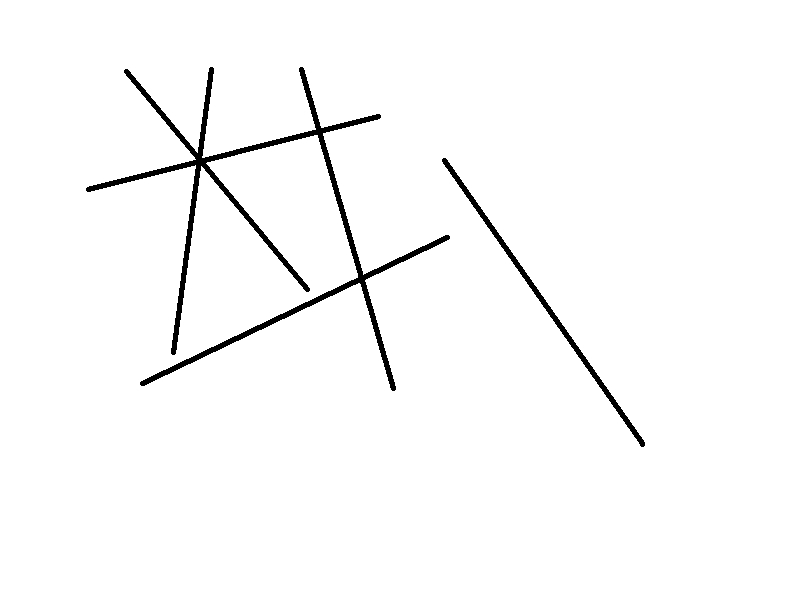
%> input picture hough transform /line1.jpg, 800 x 600 px
$ octave test.m   (GNU Octave 9; MATLAB toolbox functions it lacks are replaced by stand-ins)
%> lines starting %> are read from the running program, lines starting %| are printed output that depends on the picture; in (x1, y1, x2, y2) boxes, pixels count from 0 and x2, y2 are one past the last pixel; in counts of white or black regions, pixels touching at a corner belong together; the program's own positions count from 1
### hough transform /EdgeThresholding.m
function [image,Sobel_mag,binary_data] = EdgeThresholding(file)
%> called with file = 'line1.jpg'
%sobel filter
Sobel_filter1 = [-1,0,1;-2,0,2;-1,0,1];
Sobel_filter2 = [1,2,1;0,0,0;-1,-2,-1];
%read a image
image = imread(file);
%> image is the input picture: size 600x800x3 uint8; min 0, max 255, mean 249.7
image = rgb2gray(image);
%> image: size 600x800 uint8
imagedouble = double(image);
Sobel_delta1 = conv2(imagedouble,Sobel_filter1,'same');
Sobel_delta2 = conv2(imagedouble,Sobel_filter2,'same');
Sobel_mag1 = (Sobel_delta1.^2 + Sobel_delta2.^2).^0.5;
Sobel_dir = atan2(Sobel_delta2,Sobel_delta1);
Sobel_mag = uint8(Sobel_mag1);
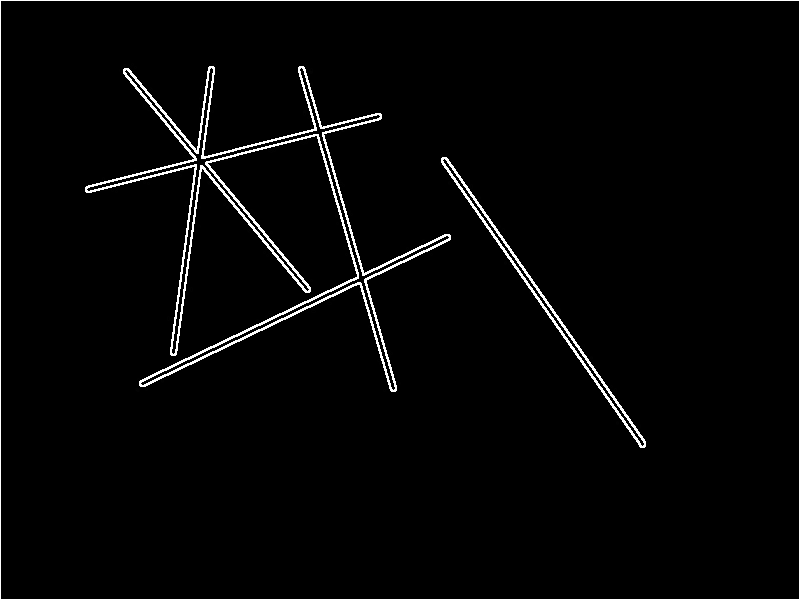
%> Sobel_mag: size 600x800 uint8; min 0, max 255, mean 6.6
%thresholding
level = graythresh(Sobel_mag);
%> level = 0.506
So_t1 =  im2bw(Sobel_mag,level-0.15);
%> So_t1: size 600x800 logical; 2.6% white in thin lines or dots
binary_data = So_t1;
binary_data(1,:) = 0;
binary_data(end,:) = 0;
binary_data(:,1) = 0;
binary_data(:,end) = 0;
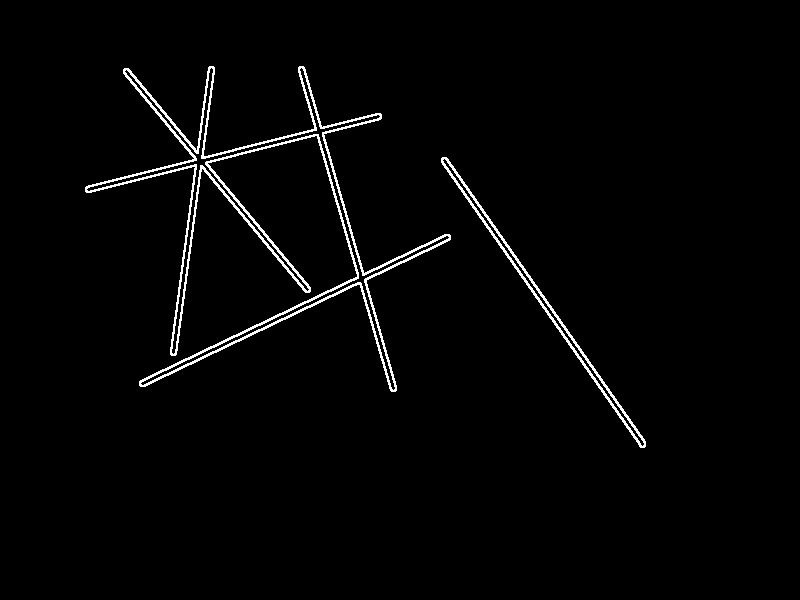
%> binary_data: size 600x800 logical; 2% white in thin lines or dots, all inside (x1, y1, x2, y2) = (85, 66, 646, 448)

### hough transform /thinning1.m
function a =thinning1(a)
%thinning a edge
%getsize of a
[x,y] = size(a);
%> x = 600; y = 800
changed = 1;%set the chaged to 1
while changed
 changed = 0;
 flag = zeros(x,y);%set the mark matrix
 for i = 2:1:x-1
        for j = 2:1:y-1
        %if a(i,j) is 1,then proceed
        if (a(i,j) ==1)
            nei = nei_pos(a,i,j);
            nonzeronei = sum_nei(nei);%non-zero number around i,j
            transit = tran(nei);      %transit number
            %if satsify, then mark it as 1,delete it
            if ~((nonzeronei == 0) || (nonzeronei == 1) || (nonzeronei == 7) || (nonzeronei == 8) || (transit >=2))
                flag(i,j) = 1;
            end
        end
        end
 end
    a(flag > 0) = 0;
    %Check if anything has changed
    if sum(flag(:)) > 0;changed = 1;end
end
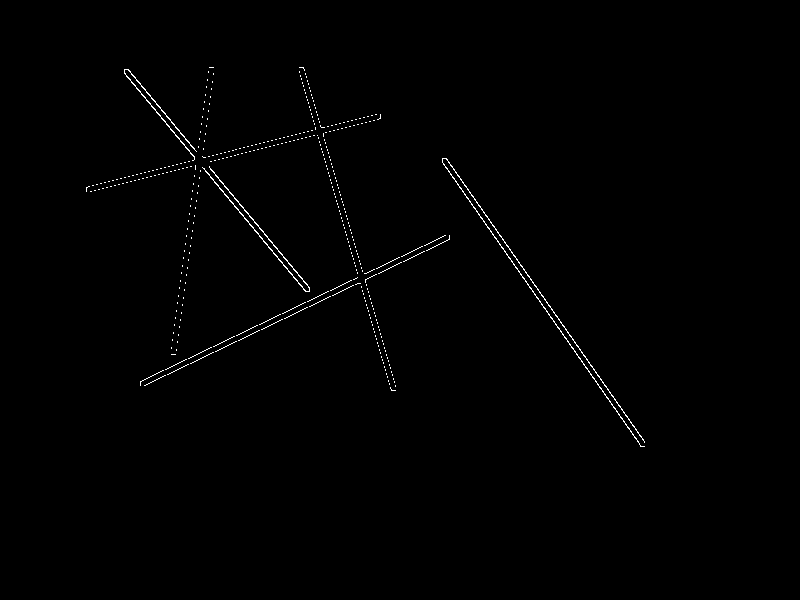
%> a: size 600x800 logical; 0.6% white in thin lines or dots, all inside (x1, y1, x2, y2) = (86, 67, 645, 447)
%> flag: size 600x800 double; every value is 0
%> after the loop, nei = [1 0 0 0 0 0 0 1 0]; nonzeronei = 1; transit = 1
% get i,j's neighbor
% [11 lines left out: function nei_pos, not called in this run]

%get the 8-connection sum
function temp = sum_nei(nei)
temp =   sum(nei(2:end));

%get the transit num
% [9 lines left out: function tran, not called in this run]


### hough transform /remove_dup_line.m
% these function can remove parallel lines, so i just want to draw one line
% for each pair of the parallel lines
function para = remove_dup_line(para)
i = 1;
while i < length(para)
para = remove_dup(para(i,:),para);
i = i+1;
end

function para = remove_dup(a,para)
index = near(a,para);
para(index,:) = [];
para = [a;para];


function index = near(a,para)
eps = 0.08;
index = [];
for i = 1 : length(para)
    if (abs(a(1) - para(i,1))< eps)
        index = [i;index];
    end
end

### hough transform /drawline.m
function [a,b] = drawline(para,data)
%this function can find the endpoint of each line
[y,x] = find(data);
%> y = 2904 values from 68 to 447; x = 2904 values from 87 to 645
for i = 1 : length(para)
[linedata,y,x] = findline(para(i,:),y,x);
a(i) = min(linedata(:,2));
b(i) = max(linedata(:,2));
end
%> after the loop, a = [152 87 125 300 141 443]; b = [223 381 396 386 498 645]; linedata = 712 rows, first 12: [159 443; 160 443; 161 443; 162 443; 163 443; 159 444; 164 444; 165 444; 159 445; 165 445; 166 445; 159 446]
a = a';
%> a = [152; 87; 125; 300; 141; 443]
b = b';
%> b = [223; 381; 396; 386; 498; 645]


function [linedata,x,y] = findline(para,x,y)
eps = 20;
temp =  x .* cos(para(1)) + y.* sin(para(1)) - para(2);
temp1 = [x,y];
linedata = temp1(abs(temp) < eps,:);
temp1(abs(temp) < eps,:) = [];
x = temp1(:,1);
y = temp1(:,2);

### hough transform /draw.m
function draw(para)
% draws an ellipse with specified center, minor
% and major semiaxes,and rotation.

xc = para(1);yc = para(2);a = para(3);b = para(4);angle = para(5);
theta = [-pi:0.01:pi];
R = [cos(angle), sin(angle); -sin(angle), cos(angle)]*...
   [a*cos(theta);b*sin(theta)];
x = R(1,:)+xc;
y = R(2,:)+yc;
plot(x,y,'LineWidth',1.5);

### hough transform /test.m
%test function
clc;close all;clear all;

%this is line test
[image,Sobel_mag,data]  = EdgeThresholding('line1.jpg'); %this function return the origianl pic, the sobel pic and the thresholding data
figure()
imshow(image);
title('line original pic');
figure()
imshow(Sobel_mag);
title('line after sobel')
lineimage = 255.* data;
figure()
imshow(uint8(lineimage));
title('line after Sobel and thresholding');
n = 180;
m = 2000;
thinning_data = thinning1(data);
figure();
imshow(uint8(255.*thinning_data))
title('line after thinning');

%I already store the parameter for these lines, so if you don't want to run
%the program, you can directly use these parameters. if you want to run the
%program, you can delete the %% before %%[A,para] = houghLine(n,m,data) .
figure()
imshow(image)
title('line after thinning and hough transform');
para = load('linepara.mat');
para = para.para;
%%[A,para] = houghLine(n,m,data);

para = remove_dup_line(para); % for better apperance, I use this function to remove the parallel lines, so i just draw one line for the parallel lines.
[a,b] = drawline(para,thinning_data);% this function can find the endpoint of each line
%> a = [152; 87; 125; 300; 141; 443]; b = [223; 381; 396; 386; 498; 645]
hold on
 for i = 1 : length(para)
     y = a(i) : b(i);
     temp = para(i,:);
     x = (temp(2) - sin(temp(1)).*y)./cos(temp(1));
     plot(y,x,'Color','r','LineWidth',2);
 end
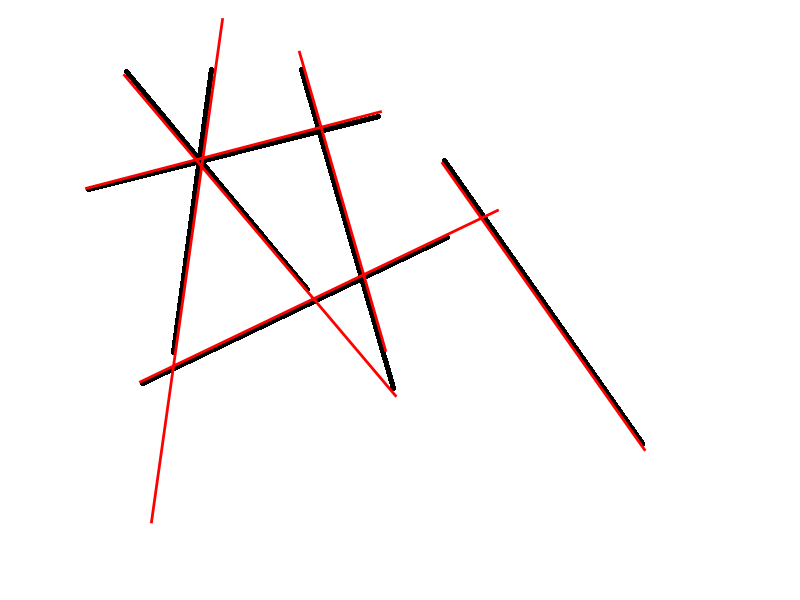
%> figure redrawn from the program's plot data; its title reads 'line after thinning and hough transform'


 % this is ellipse test
 [image,Sobel_mag,data] = EdgeThresholding('ellipse1.jpg');%this function return the origianl pic, the sobel pic and the thresholding data
%> call 2 of EdgeThresholding, with file = 'ellipse1.jpg'
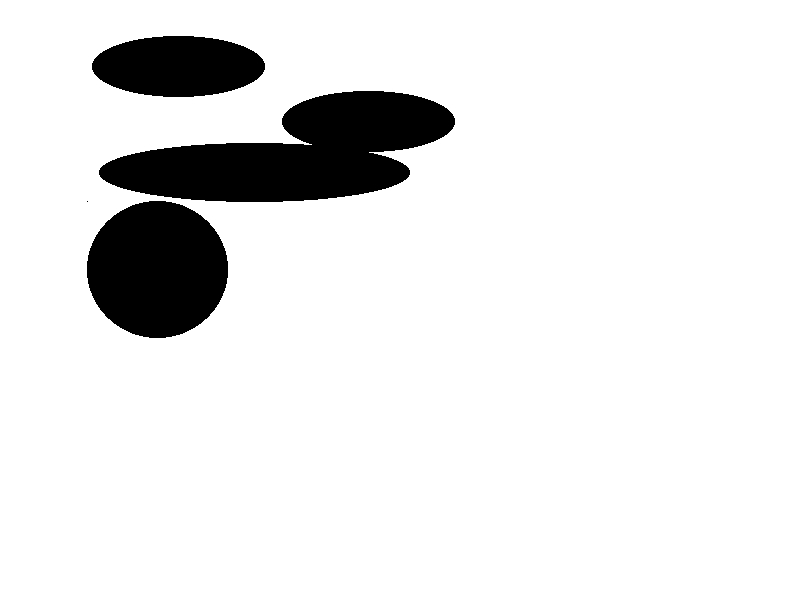
%> input picture hough transform /ellipse1.jpg, 800 x 600 px
%> in EdgeThresholding, image is the input picture: size 600x800x3 uint8; min 0, max 255, mean 230.5
%> in EdgeThresholding (call 2), `Sobel_dir = atan2(Sobel_delta2,Sobel_delta1);`:
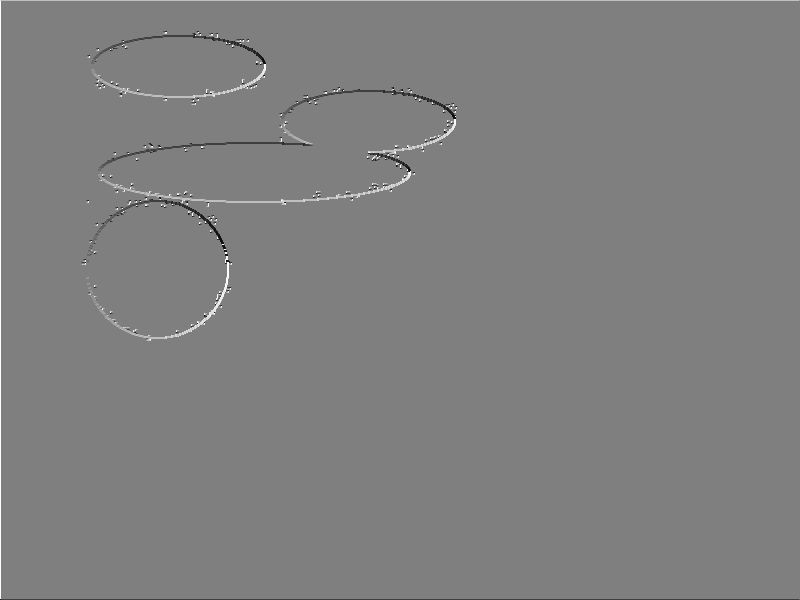
%> Sobel_dir: size 600x800 double; min -3.14, max 3.14, mean 0.00597; drawn with min black and max white
%> in EdgeThresholding (call 2), `So_t1 =  im2bw(Sobel_mag,level-0.15);`: So_t1: size 600x800 logical; 1.5% white in thin lines or dots
%> in EdgeThresholding (call 2), `binary_data(:,end) = 0;`: binary_data: size 600x800 logical; 0.88% white in thin lines or dots, all inside (x1, y1, x2, y2) = (86, 35, 456, 339)
%I already store the parameter for these ellipses, so if you don't want to run
%the program, you can directly use these parameters. if you want to run the
%program, you can delete the %% before %%ellipse = houghellipse(data);.
ellipse = load('ellipse.mat');
ellipse = ellipse.ellipse;
%%ellipse = houghellipse(data);

figure()
imshow(image);
title('ellipse original picture');
figure()
imshow(Sobel_mag);
title('ellipse after sobel transform');
ellipseimage = 255.* data;
figure()
imshow(uint8(ellipseimage));
title('ellipse after thresholding and hough transform');
hold on
for i = 1 : 4
draw(ellipse(i,:)) %this function draw the ellipse i found
hold on
end
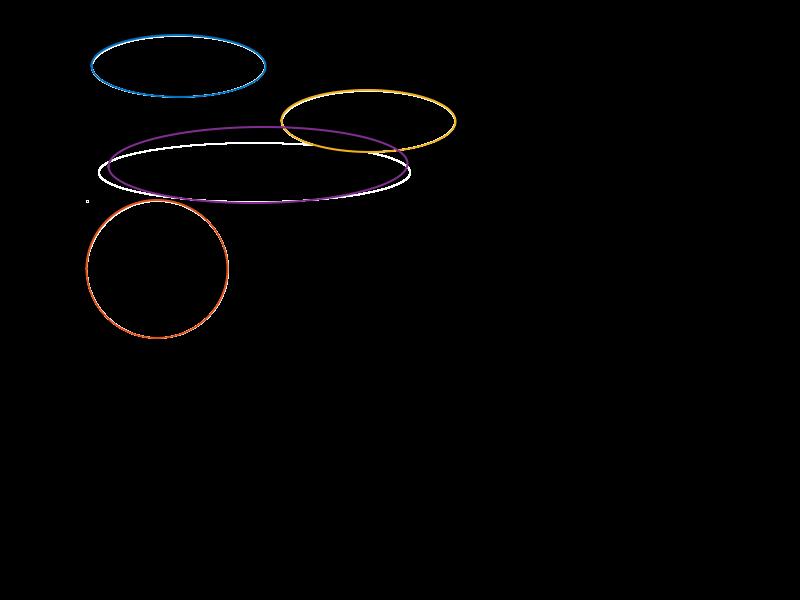
%> figure redrawn from the program's plot data; its title reads 'ellipse after thresholding and hough transform'
